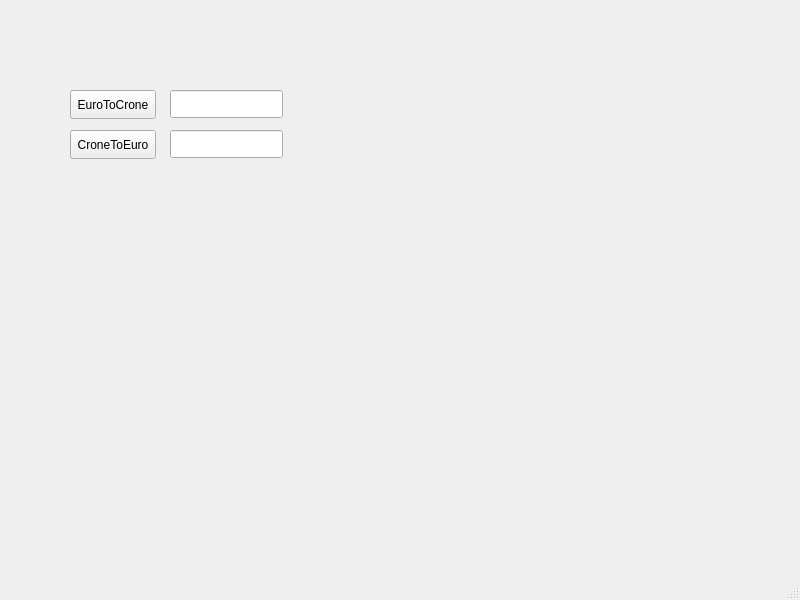
<?xml version="1.0" encoding="UTF-8"?>
<ui version="4.0">
 <class>MainWindow</class>
 <widget class="QMainWindow" name="MainWindow">
  <property name="geometry">
   <rect>
    <x>0</x>
    <y>0</y>
    <width>800</width>
    <height>600</height>
   </rect>
  </property>
  <property name="windowTitle">
   <string>MainWindow</string>
  </property>
  <widget class="QWidget" name="centralwidget">
   <widget class="QPushButton" name="EuroToCrone">
    <property name="geometry">
     <rect>
      <x>70</x>
      <y>90</y>
      <width>86</width>
      <height>29</height>
     </rect>
    </property>
    <property name="text">
     <string>EuroToCrone</string>
    </property>
   </widget>
   <widget class="QPushButton" name="CroneToEuro">
    <property name="geometry">
     <rect>
      <x>70</x>
      <y>130</y>
      <width>86</width>
      <height>29</height>
     </rect>
    </property>
    <property name="text">
     <string>CroneToEuro</string>
    </property>
   </widget>
   <widget class="QLineEdit" name="Euros">
    <property name="geometry">
     <rect>
      <x>170</x>
      <y>90</y>
      <width>113</width>
      <height>28</height>
     </rect>
    </property>
   </widget>
   <widget class="QLineEdit" name="Crones">
    <property name="geometry">
     <rect>
      <x>170</x>
      <y>130</y>
      <width>113</width>
      <height>28</height>
     </rect>
    </property>
   </widget>
  </widget>
  <widget class="QMenuBar" name="menubar">
   <property name="geometry">
    <rect>
     <x>0</x>
     <y>0</y>
     <width>800</width>
     <height>17</height>
    </rect>
   </property>
  </widget>
  <widget class="QStatusBar" name="statusbar"/>
 </widget>
 <resources/>
 <connections/>
</ui>
